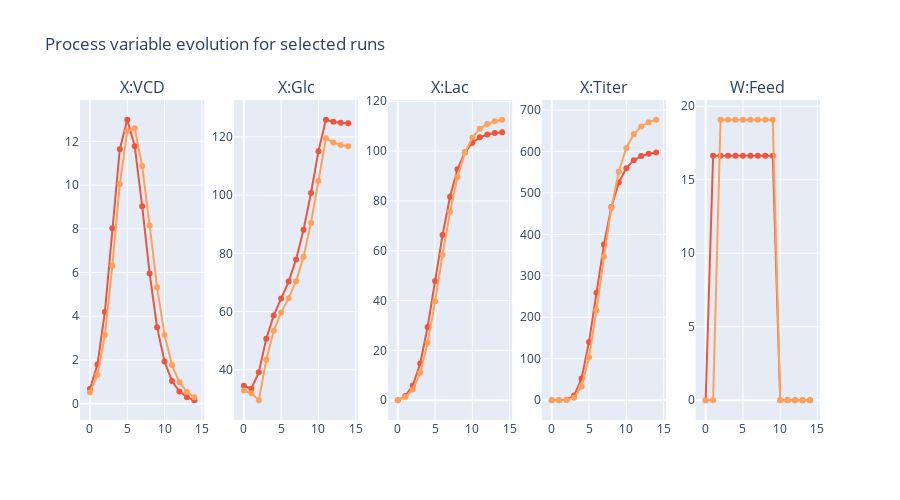

Source (notebook cell):
### Markdown cell above
# Plot Experiments

Here we visualise the generate experiments, especially ther evolution in time.

### Code cell
plot_owu_data(owu, select_runs=owu.index.get_level_values('run').unique().to_list()[:2], height=500)

### Figure 1 — Plotly figure (JSON) as saved in the notebook; plotly's stock layout.template omitted (floating-point values rounded to 4 significant figures)
{"data": [{"marker": {"color": "#EF553B"}, "name": "Run = 1", "type": "scatter", "x": [0, 1, 2, 3, 4, 5, 6, 7, 8, 9, 10, 11, 12, 13, 14], "xaxis": "x", "y": [0.6786, 1.788, 4.198, 8.025, 11.64, 12.99, 11.78, 9.033, 5.957, 3.496, 1.929, 1.038, 0.5547, 0.2953, 0.1569], "yaxis": "y"}, {"marker": {"color": "#EF553B"}, "name": "Run = 1", "type": "scatter", "x": [0, 1, 2, 3, 4, 5, 6, 7, 8, 9, 10, 11, 12, 13, 14], "xaxis": "x2", "y": [34.49, 33.5, 39.18, 50.62, 58.68, 64.5, 70.31, 77.91, 88.11, 100.7, 115.1, 125.9, 125.2, 124.9, 124.7], "yaxis": "y2"}, {"marker": {"color": "#EF553B"}, "name": "Run = 1", "type": "scatter", "x": [0, 1, 2, 3, 4, 5, 6, 7, 8, 9, 10, 11, 12, 13, 14], "xaxis": "x3", "y": [0, 1.693, 5.897, 14.76, 29.39, 47.83, 66.29, 81.69, 92.68, 99.51, 103.4, 105.5, 106.6, 107.3, 107.6], "yaxis": "y3"}, {"marker": {"color": "#EF553B"}, "name": "Run = 1", "type": "scatter", "x": [0, 1, 2, 3, 4, 5, 6, 7, 8, 9, 10, 11, 12, 13, 14], "xaxis": "x4", "y": [0, 0.0928, 1.361, 11.34, 52.29, 140.6, 259.3, 375.6, 466.1, 525.1, 559.5, 578.5, 588.8, 594.2, 597.2], "yaxis": "y4"}, {"marker": {"color": "#EF553B"}, "name": "Run = 1", "type": "scatter", "x": [0, 1, 2, 3, 4, 5, 6, 7, 8, 9, 10, 11, 12, 13, 14], "xaxis": "x5", "y": [0, 16.63, 16.63, 16.63, 16.63, 16.63, 16.63, 16.63, 16.63, 16.63, 0, 0, 0, 0, 0], "yaxis": "y5"}, {"marker": {"color": "#FFA15A"}, "name": "Run = 4", "type": "scatter", "x": [0, 1, 2, 3, 4, 5, 6, 7, 8, 9, 10, 11, 12, 13, 14], "xaxis": "x", "y": [0.5153, 1.328, 3.139, 6.312, 10.05, 12.47, 12.6, 10.87, 8.153, 5.329, 3.144, 1.767, 0.9787, 0.5395, 0.2967], "yaxis": "y"}, {"marker": {"color": "#FFA15A"}, "name": "Run = 4", "type": "scatter", "x": [0, 1, 2, 3, 4, 5, 6, 7, 8, 9, 10, 11, 12, 13, 14], "xaxis": "x2", "y": [32.86, 31.9, 29.52, 43.45, 53.38, 59.7, 64.59, 70.45, 78.86, 90.45, 104.9, 119.5, 118.0, 117.2, 116.8], "yaxis": "y2"}, {"marker": {"color": "#FFA15A"}, "name": "Run = 4", "type": "scatter", "x": [0, 1, 2, 3, 4, 5, 6, 7, 8, 9, 10, 11, 12, 13, 14], "xaxis": "x3", "y": [0, 1.259, 4.364, 11.11, 23.09, 39.77, 58.34, 75.64, 89.59, 99.39, 105.5, 109.0, 110.9, 112.0, 112.6], "yaxis": "y3"}, {"marker": {"color": "#FFA15A"}, "name": "Run = 4", "type": "scatter", "x": [0, 1, 2, 3, 4, 5, 6, 7, 8, 9, 10, 11, 12, 13, 14], "xaxis": "x4", "y": [0, 0.04388, 0.6755, 6.145, 32.89, 103.5, 216.8, 346.4, 463.7, 551.6, 608.2, 641.4, 660.1, 670.5, 676.2], "yaxis": "y4"}, {"marker": {"color": "#FFA15A"}, "name": "Run = 4", "type": "scatter", "x": [0, 1, 2, 3, 4, 5, 6, 7, 8, 9, 10, 11, 12, 13, 14], "xaxis": "x5", "y": [0, 0, 19.08, 19.08, 19.08, 19.08, 19.08, 19.08, 19.08, 19.08, 0, 0, 0, 0, 0], "yaxis": "y5"}], "layout": {"annotations": [{"font": {"size": 16}, "showarrow": false, "text": "X:VCD", "x": 0.084, "xanchor": "center", "xref": "paper", "y": 1, "yanchor": "bottom", "yref": "paper"}, {"font": {"size": 16}, "showarrow": false, "text": "X:Glc", "x": 0.292, "xanchor": "center", "xref": "paper", "y": 1, "yanchor": "bottom", "yref": "paper"}, {"font": {"size": 16}, "showarrow": false, "text": "X:Lac", "x": 0.5, "xanchor": "center", "xref": "paper", "y": 1, "yanchor": "bottom", "yref": "paper"}, {"font": {"size": 16}, "showarrow": false, "text": "X:Titer", "x": 0.708, "xanchor": "center", "xref": "paper", "y": 1, "yanchor": "bottom", "yref": "paper"}, {"font": {"size": 16}, "showarrow": false, "text": "W:Feed", "x": 0.916, "xanchor": "center", "xref": "paper", "y": 1, "yanchor": "bottom", "yref": "paper"}], "height": 500, "showlegend": false, "title": {"text": "Process variable evolution for selected runs"}, "xaxis": {"anchor": "y", "domain": [0, 0.168]}, "xaxis2": {"anchor": "y2", "domain": [0.208, 0.376]}, "xaxis3": {"anchor": "y3", "domain": [0.416, 0.584]}, "xaxis4": {"anchor": "y4", "domain": [0.624, 0.792]}, "xaxis5": {"anchor": "y5", "domain": [0.832, 1]}, "yaxis": {"anchor": "x", "domain": [0, 1]}, "yaxis2": {"anchor": "x2", "domain": [0, 1]}, "yaxis3": {"anchor": "x3", "domain": [0, 1]}, "yaxis4": {"anchor": "x4", "domain": [0, 1]}, "yaxis5": {"anchor": "x5", "domain": [0, 1]}}}
